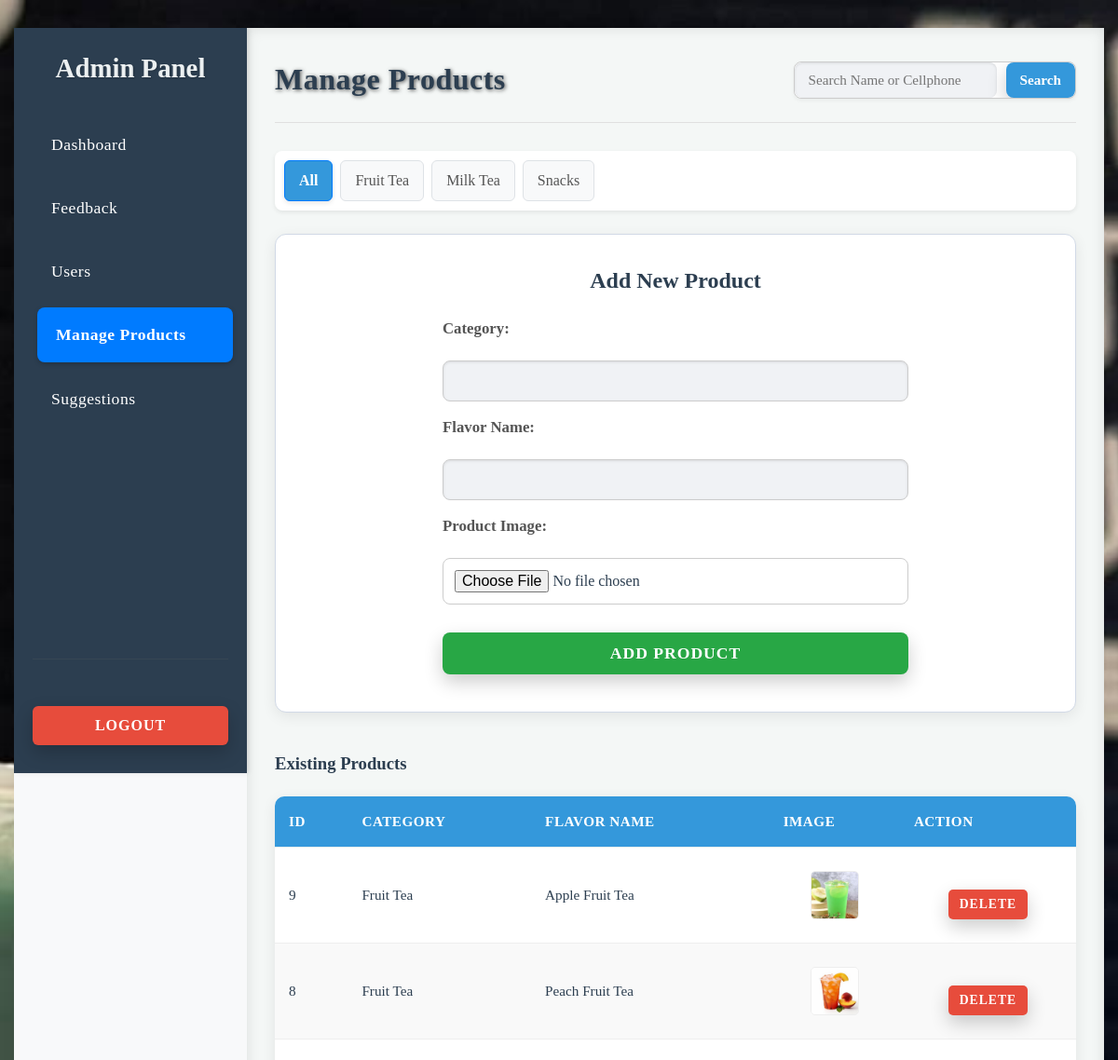
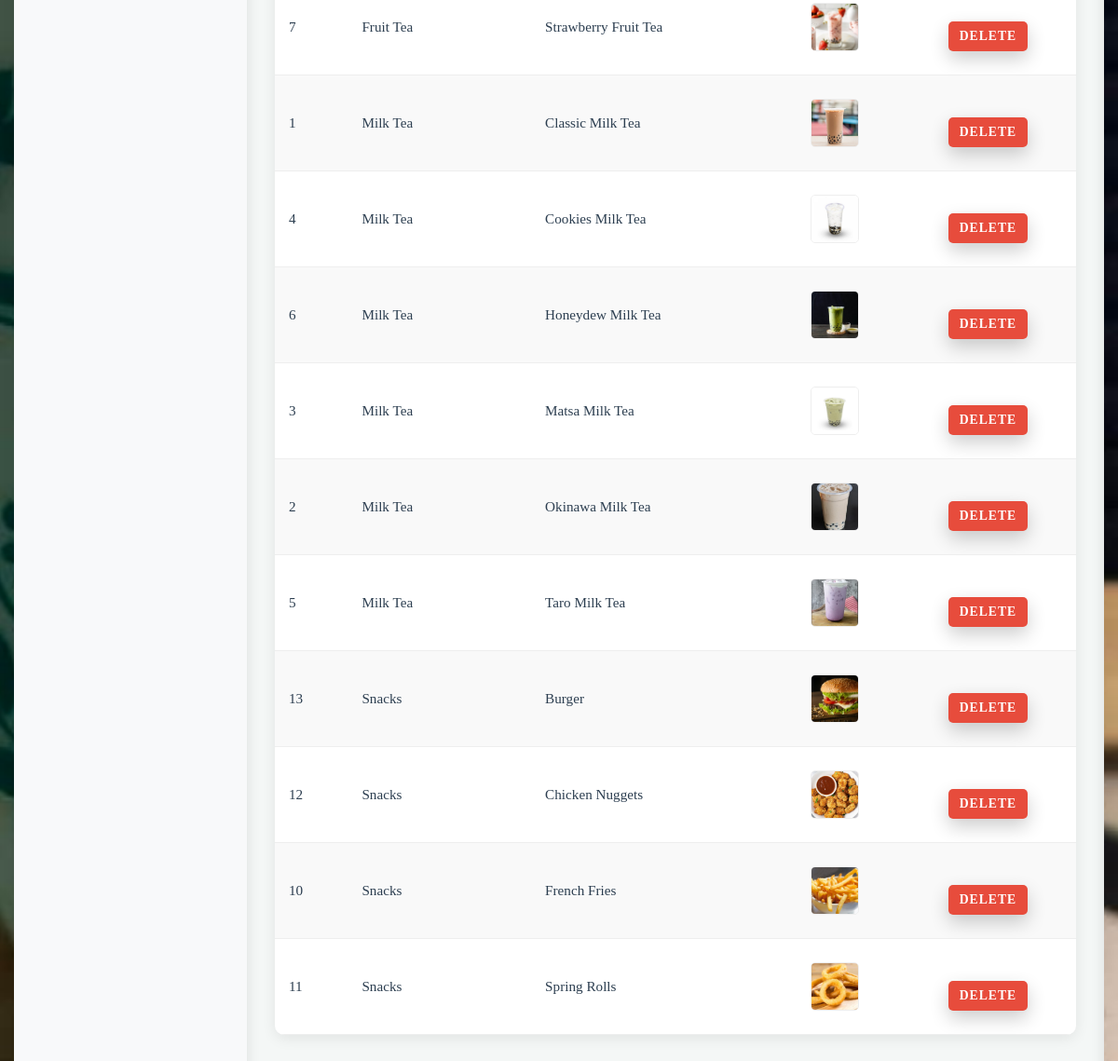
The page /admin.php?section=products (signed in) on the database its author committed (2 pictures, top to bottom).
### tables this page shows
CREATE TABLE IF NOT EXISTS flavors (
  flavor_id INT AUTO_INCREMENT PRIMARY KEY,
  category VARCHAR(50) NOT NULL,
  flavor_name VARCHAR(100) NOT NULL,
  image_path VARCHAR(255) NULL  
);

### admin.php (the view, shortened to what this page needs)
<?php
$current_section = $_GET['section'] ?? 'dashboard';
$selected_category = $_GET['category'] ?? 'All';
$search_term = $_GET['search'] ?? '';
$report_month = $_GET['report_month'] ?? date('Y-m');
try {
    $pdo = new PDO("mysql:host=" . DB_SERVER . ";dbname=" . DB_NAME, DB_USERNAME, DB_PASSWORD);
    $pdo->setAttribute(PDO::ATTR_ERRMODE, PDO::ERRMODE_EXCEPTION);
} catch (PDOException $e) {
    die("ERROR: Could not connect. " . $e->getMessage());
}
    ?>
    <?php
function get_dynamic_categories($pdo, $type) {
    if ($type === 'feedback') {
        $stmt = $pdo->query("SELECT DISTINCT category FROM flavors ORDER BY category");
    } elseif ($type === 'products') {
        $stmt = $pdo->query("SELECT DISTINCT category FROM flavors ORDER BY category");
    } else {
        return [];
    }
    return $stmt->fetchAll(PDO::FETCH_COLUMN);
}
function get_all_flavors($pdo, $category, $search_term) {
    $sql = "SELECT flavor_id AS id, category, flavor_name, image_path FROM flavors";
    $params = [];
    $sql .= " ORDER BY category, flavor_name";
    $stmt = $pdo->prepare($sql);
    $stmt->execute($params);
    return $stmt->fetchAll();
}
$all_flavors = [];
$total_feedbacks = 0;
$avg_rating = 0;
$most_rated_flavor = 'N/A';
$total_users = 0;
$total_suggestions = 0;
$rating_distribution = [1 => 0, 2 => 0, 3 => 0, 4 => 0, 5 => 0];
$max_rating_count = 0;
$dynamic_categories = [];
$monthly_report_data = [];
switch ($current_section) {
    case 'products':
        $all_flavors = get_all_flavors($pdo, $selected_category, $search_term);
        $dynamic_categories = get_dynamic_categories($pdo, 'products');
        break;
}
?>
<!DOCTYPE html>
<html lang="en">
<head>
    <link rel="stylesheet" href="style.css">
</head>
<body>
    <div class="admin-container">
        <aside class="sidebar">
            <div>
                <div class="logo">Admin Panel</div>
                <ul class="navigation">
                    <li><a href="admin.php?section=dashboard" class="<?= ($current_section === 'dashboard') ? 'active' : '' ?>">Dashboard</a></li>
                    <li><a href="admin.php?section=feedback&category=All" class="<?= ($current_section === 'feedback') ? 'active' : '' ?>">Feedback</a></li>
                    <li><a href="admin.php?section=users" class="<?= ($current_section === 'users') ? 'active' : '' ?>">Users</a></li>
                    <li><a href="admin.php?section=products" class="<?= ($current_section === 'products') ? 'active' : '' ?>">Manage Products</a></li>
                    <li><a href="admin.php?section=suggestions" class="<?= ($current_section === 'suggestions') ? 'active' : '' ?>">Suggestions</a></li>
                </ul>
            </div>
            <div class="logout-section">
                <form method="post" action="admin.php?section=logout">
                    <button type="submit">Logout</button>
                </form>
            </div>
        </aside>
        <main class="content">
            <header>
                <h1>
                    <?php
                    if ($current_section === 'users') {
                        echo 'Customer Accounts';
                    } elseif ($current_section === 'products') {
                        echo 'Manage Products';
                    } elseif ($current_section === 'suggestions') {
                        echo 'Customer Suggestions';
                    } elseif ($current_section === 'dashboard') {
                        echo 'Admin Dashboard';
                    } else {
                        echo 'Customer Feedback';
                    }
                    ?>
                </h1>
                <div class="header-actions">
                    <?php if ($current_section === 'feedback' || $current_section === 'products'): ?>
                        <div class="search-container">
                            <input type="text" id="searchInput" name="search" placeholder="Search Name or Cellphone" value="<?= htmlspecialchars($search_term) ?>">
                            <button onclick="submitSearch()">Search</button>
                        </div>
                    <?php endif; ?>
                </div>
            </header>
            <?php if ($current_section === 'feedback' || $current_section === 'products'): ?>
                <div class="filter-tabs">
                    <a href="admin.php?section=<?= $current_section ?>&category=All" class="<?= $selected_category === 'All' ? 'active' : '' ?>">All</a>
                    <?php foreach ($dynamic_categories as $cat): ?>
                        <a href="admin.php?section=<?= $current_section ?>&category=<?= urlencode($cat) ?>" class="<?= $selected_category === $cat ? 'active' : '' ?>"><?= htmlspecialchars($cat) ?></a>
                    <?php endforeach; ?>
                </div>
            <?php endif; ?>
            <div class="data-table">
                <?php if ($current_section === 'dashboard'): ?>
                    <h2>Dashboard Overview</h2>
                    <div class="dashboard">
                        <div class="card">
                            <h3>Total Feedbacks</h3>
                            <p><?= $total_feedbacks ?></p>
                        </div>
                        <div class="card">
                            <h3>Average Rating</h3>
                            <p><?= $avg_rating ?> <span class="star">&#9733;</span></p>
                        </div>
                        <div class="card">
                            <h3>Most Rated Flavor</h3>
                            <p><?= htmlspecialchars($most_rated_flavor) ?></p>
                        </div>
                        <div class="card">
                            <h3>Total Users</h3>
                            <p><?= $total_users ?></p>
                        </div>
                        <div class="card">
                            <h3>Total Suggestions</h3>
                            <p><?= $total_suggestions ?></p>
                        </div>
                    </div>
                    <div class="rating-graph-container">
                        <h3>Feedback Rating Distribution</h3>
                        <?php for ($i = 5; $i >= 1; $i--): ?>
                            <div class="rating-bar-wrapper">
                                <span class="rating-label"><?= $i ?> &#9733;</span>
                                <div class="rating-bar-background">
                                    <div class="rating-bar rating-<?= $i ?>" style="width: <?= $max_rating_count > 0 ? ($rating_distribution[$i] / $max_rating_count) * 100 : 0 ?>%;"></div>
                                </div>
                                <span class="rating-count"><?= $rating_distribution[$i] ?></span>
                            </div>
                        <?php endfor; ?>
                    </div>
                    <div class="report-section">
                        <div class="report-header">
                            <h3>Monthly Feedback Report for <?= date('F Y', strtotime($report_month)) ?></h3>
                            <div class="report-controls">
                                <label for="reportMonthPicker">Select Month:</label>
                                <input type="month" id="reportMonthPicker" value="<?= htmlspecialchars($report_month) ?>" onchange="updateReportMonth(this.value)">
                                <button onclick="printReport()">Print Report</button>
                            </div>
                        </div>
                        <div class="report-summary-cards">
                            <div class="card">
                                <h4>Total Feedback This Month</h4>
                                <p><?= $monthly_report_data['total_feedback'] ?></p>
                            </div>
                            <div class="card">
                                <h4>Average Rating This Month</h4>
                                <p><?= $monthly_report_data['total_feedback'] > 0 ? round(array_sum(array_map(function($rating, $count) { return $rating * $count; }, array_keys($monthly_report_data['rating_distribution']), $monthly_report_data['rating_distribution'])) / $monthly_report_data['total_feedback'], 1) : 'N/A' ?> <span class="star">&#9733;</span></p>
                            </div>
                            <div class="card">
                                <h4>Most Rated Flavor This Month</h4>
                                <p><?= htmlspecialchars($monthly_report_data['most_rated_flavor_month']) ?></p>
                            </div>
                        </div>
                        <div class="rating-graph-container">
                            <h3>Rating Distribution This Month</h3>
                            <?php
                            $max_monthly_rating_count = max($monthly_report_data['rating_distribution']);
                            for ($i = 5; $i >= 1; $i--): ?>
                                <div class="rating-bar-wrapper">
                                    <span class="rating-label"><?= $i ?> &#9733;</span>
                                    <div class="rating-bar-background">
                                        <div class="rating-bar rating-<?= $i ?>" style="width: <?= $max_monthly_rating_count > 0 ? ($monthly_report_data['rating_distribution'][$i] / $max_monthly_rating_count) * 100 : 0 ?>%;"></div>
                                    </div>
                                    <span class="rating-count"><?= $monthly_report_data['rating_distribution'][$i] ?></span>
                                </div>
                            <?php endfor; ?>
                        </div>
                        <div class="report-comments-section">
                            <h4>All Product Feedback Comments This Month</h4>
                            <?php if (count($monthly_report_data['comments']) > 0): ?>
                                <?php foreach ($monthly_report_data['comments'] as $comment): ?>
                                    <div class="report-comment-item">
                                        <p><strong>Product:</strong> <?= htmlspecialchars($comment['flavor_name'] ?? 'N/A') ?></p>
                                        <p><?= htmlspecialchars($comment['comment']) ?></p>
                                        <div class="comment-meta">
                                            - <?= htmlspecialchars($comment['fullname'] ?? 'Anonymous') ?> on <?= htmlspecialchars(date('Y-m-d H:i', strtotime($comment['created_at']))) ?>
                                        </div>
                                    </div>
                                <?php endforeach; ?>
                            <?php else: ?>
                                <p style="text-align: center; color: #777;">No product feedback comments found for this month.</p>
                            <?php endif; ?>
                        </div>
                    </div>
                <?php elseif ($current_section === 'products'): ?>
                    <div class="add-product-section">
                        <h3>Add New Product</h3>
                        <form method="post" class="add-product-form" enctype="multipart/form-data">
                            <label for="add_category">Category:</label>
                            <input type="text" id="add_category" name="add_category" required value="<?= htmlspecialchars($_POST['add_category'] ?? '') ?>">
                            <label for="add_flavor_name">Flavor Name:</label>
                            <input type="text" id="add_flavor_name" name="add_flavor_name" required value="<?= htmlspecialchars($_POST['add_flavor_name'] ?? '') ?>">
                            <label for="add_image">Product Image:</label>
                            <input type="file" id="add_image" name="add_image" accept="image/*">
                            <button type="submit">Add Product</button>
                        </form>
                    </div>
                    <h3>Existing Products</h3>
                    <table class="product-list-table">
                        <thead>
                            <tr>
                                <th>ID</th>
                                <th>Category</th>
                                <th>Flavor Name</th>
                                <th>Image</th>
                                <th>Action</th>
                            </tr>
                        </thead>
                        <tbody>
                            <?php if (count($all_flavors) > 0): ?>
                                <?php foreach ($all_flavors as $flavor): ?>
                                    <tr>
                                        <td><?= htmlspecialchars($flavor['id']) ?></td>
                                        <td><?= htmlspecialchars($flavor['category']) ?></td>
                                        <td><?= htmlspecialchars($flavor['flavor_name']) ?></td>
                                        <td>
                                            <?php if (!empty($flavor['image_path']) && file_exists($flavor['image_path'])): ?>
                                                <img src="<?= htmlspecialchars($flavor['image_path']) ?>" alt="<?= htmlspecialchars($flavor['flavor_name']) ?>" style="width: 50px; height: 50px; object-fit: cover; border-radius: 5px;">
                                            <?php else: ?>
                                                No Image
                                            <?php endif; ?>
                                        </td>
                                        <td>
                                            <form method="post" class="delete-product-form" onsubmit="return confirm('Are you sure you want to delete this product?');">
                                                <button type="submit">Delete</button>
                                            </form>
                                        </td>
                                    </tr>
                                <?php endforeach; ?>
                            <?php else: ?>
                                <tr>
                                    <td colspan="5" style="text-align: center;">No products found.</td>
                                </tr>
                            <?php endif; ?>
                        </tbody>
                    </table>
                <?php endif; ?>
            </div>
        </main>
    </div>
</body>
</html>

### rows shown on the page
flavors: flavor_id "9", category "Fruit Tea", flavor_name "Apple Fruit Tea", image_path (picture)
flavors: flavor_id "8", category "Fruit Tea", flavor_name "Peach Fruit Tea", image_path (picture)
flavors: flavor_id "7", category "Fruit Tea", flavor_name "Strawberry Fruit Tea", image_path (picture)
flavors: flavor_id "1", category "Milk Tea", flavor_name "Classic Milk Tea", image_path (picture)
flavors: flavor_id "4", category "Milk Tea", flavor_name "Cookies Milk Tea", image_path (picture)
flavors: flavor_id "6", category "Milk Tea", flavor_name "Honeydew Milk Tea", image_path (picture)
flavors: flavor_id "3", category "Milk Tea", flavor_name "Matsa Milk Tea", image_path (picture)
flavors: flavor_id "2", category "Milk Tea", flavor_name "Okinawa Milk Tea", image_path (picture)
flavors: flavor_id "5", category "Milk Tea", flavor_name "Taro Milk Tea", image_path (picture)
flavors: flavor_id "13", category "Snacks", flavor_name "Burger", image_path+flavor_name (picture)
flavors: flavor_id "12", category "Snacks", flavor_name "Chicken Nuggets", image_path (picture)
flavors: flavor_id "10", category "Snacks", flavor_name "French Fries", image_path (picture)
flavors: flavor_id "11", category "Snacks", flavor_name "Spring Rolls", image_path (picture)

### other values the page prints
$cat "Fruit Tea"
$cat "Milk Tea"
$cat "Snacks"
